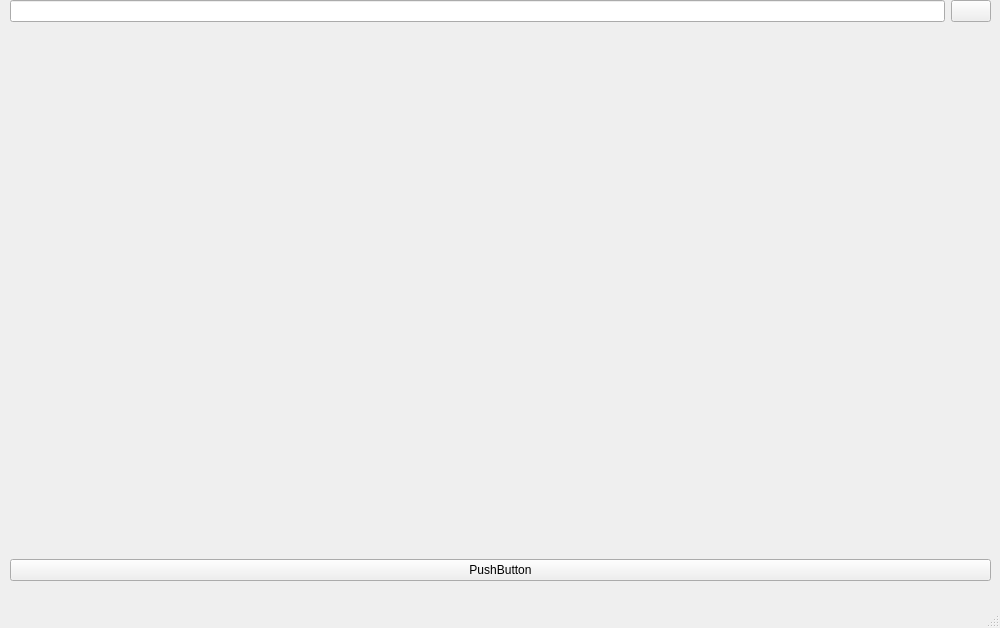
<?xml version="1.0" encoding="UTF-8"?>
<ui version="4.0">
 <class>http_JSON</class>
 <widget class="QMainWindow" name="http_JSON">
  <property name="geometry">
   <rect>
    <x>0</x>
    <y>0</y>
    <width>1000</width>
    <height>628</height>
   </rect>
  </property>
  <property name="windowTitle">
   <string>MainWindow</string>
  </property>
  <widget class="QWidget" name="centralwidget">
   <widget class="QWidget" name="verticalLayoutWidget">
    <property name="geometry">
     <rect>
      <x>10</x>
      <y>0</y>
      <width>981</width>
      <height>581</height>
     </rect>
    </property>
    <layout class="QVBoxLayout" name="verticalLayout_2">
     <item>
      <layout class="QGridLayout" name="gridLayout">
       <item row="3" column="3">
        <widget class="QLabel" name="t2HTempLabel">
         <property name="text">
          <string/>
         </property>
         <property name="alignment">
          <set>Qt::AlignCenter</set>
         </property>
        </widget>
       </item>
       <item row="4" column="1">
        <widget class="QLabel" name="todayLTempLabel">
         <property name="text">
          <string/>
         </property>
         <property name="alignment">
          <set>Qt::AlignCenter</set>
         </property>
        </widget>
       </item>
       <item row="4" column="0">
        <widget class="QLabel" name="t0LTempLabel">
         <property name="text">
          <string/>
         </property>
         <property name="alignment">
          <set>Qt::AlignCenter</set>
         </property>
        </widget>
       </item>
       <item row="1" column="2">
        <widget class="QLabel" name="t1DateLabel">
         <property name="text">
          <string/>
         </property>
         <property name="alignment">
          <set>Qt::AlignCenter</set>
         </property>
        </widget>
       </item>
       <item row="2" column="1">
        <widget class="QLabel" name="todayTypeLabel">
         <property name="text">
          <string/>
         </property>
         <property name="alignment">
          <set>Qt::AlignCenter</set>
         </property>
        </widget>
       </item>
       <item row="5" column="1">
        <widget class="QLabel" name="todayWindDLabel">
         <property name="text">
          <string/>
         </property>
         <property name="alignment">
          <set>Qt::AlignCenter</set>
         </property>
        </widget>
       </item>
       <item row="6" column="0">
        <widget class="QLabel" name="t0WindSLabel">
         <property name="text">
          <string/>
         </property>
         <property name="alignment">
          <set>Qt::AlignCenter</set>
         </property>
        </widget>
       </item>
       <item row="5" column="3">
        <widget class="QLabel" name="t2WindDLabel">
         <property name="text">
          <string/>
         </property>
         <property name="alignment">
          <set>Qt::AlignCenter</set>
         </property>
        </widget>
       </item>
       <item row="1" column="1">
        <widget class="QLabel" name="todayDateLabel">
         <property name="text">
          <string/>
         </property>
         <property name="alignment">
          <set>Qt::AlignCenter</set>
         </property>
        </widget>
       </item>
       <item row="1" column="4">
        <widget class="QLabel" name="t3DateLabel">
         <property name="text">
          <string/>
         </property>
         <property name="alignment">
          <set>Qt::AlignCenter</set>
         </property>
        </widget>
       </item>
       <item row="2" column="3">
        <widget class="QLabel" name="t2TypeLabel">
         <property name="text">
          <string/>
         </property>
         <property name="alignment">
          <set>Qt::AlignCenter</set>
         </property>
        </widget>
       </item>
       <item row="2" column="0">
        <widget class="QLabel" name="t0TypeLabel">
         <property name="text">
          <string/>
         </property>
         <property name="alignment">
          <set>Qt::AlignCenter</set>
         </property>
        </widget>
       </item>
       <item row="3" column="1">
        <widget class="QLabel" name="todayHTempLabel">
         <property name="text">
          <string/>
         </property>
         <property name="alignment">
          <set>Qt::AlignCenter</set>
         </property>
        </widget>
       </item>
       <item row="3" column="4">
        <widget class="QLabel" name="t3HTempLabel">
         <property name="text">
          <string/>
         </property>
         <property name="alignment">
          <set>Qt::AlignCenter</set>
         </property>
        </widget>
       </item>
       <item row="5" column="4">
        <widget class="QLabel" name="t3WindDLabel">
         <property name="text">
          <string/>
         </property>
         <property name="alignment">
          <set>Qt::AlignCenter</set>
         </property>
        </widget>
       </item>
       <item row="6" column="4">
        <widget class="QLabel" name="t3WindSLabel">
         <property name="text">
          <string/>
         </property>
         <property name="alignment">
          <set>Qt::AlignCenter</set>
         </property>
        </widget>
       </item>
       <item row="4" column="2">
        <widget class="QLabel" name="t1LTempLabel">
         <property name="text">
          <string/>
         </property>
         <property name="alignment">
          <set>Qt::AlignCenter</set>
         </property>
        </widget>
       </item>
       <item row="3" column="2">
        <widget class="QLabel" name="t1HTempLabel">
         <property name="text">
          <string/>
         </property>
         <property name="alignment">
          <set>Qt::AlignCenter</set>
         </property>
        </widget>
       </item>
       <item row="4" column="5">
        <widget class="QLabel" name="t4LTempLabel">
         <property name="text">
          <string/>
         </property>
         <property name="alignment">
          <set>Qt::AlignCenter</set>
         </property>
        </widget>
       </item>
       <item row="0" column="0" colspan="6">
        <layout class="QHBoxLayout" name="horizontalLayout">
         <item>
          <widget class="QLineEdit" name="cityLineEdit">
           <property name="alignment">
            <set>Qt::AlignCenter</set>
           </property>
          </widget>
         </item>
         <item>
          <widget class="QPushButton" name="selectPushButton">
           <property name="text">
            <string/>
           </property>
          </widget>
         </item>
        </layout>
       </item>
       <item row="5" column="5">
        <widget class="QLabel" name="t4WindDLabel">
         <property name="text">
          <string/>
         </property>
         <property name="alignment">
          <set>Qt::AlignCenter</set>
         </property>
        </widget>
       </item>
       <item row="4" column="3">
        <widget class="QLabel" name="t2LTempLabel">
         <property name="text">
          <string/>
         </property>
         <property name="alignment">
          <set>Qt::AlignCenter</set>
         </property>
        </widget>
       </item>
       <item row="3" column="5">
        <widget class="QLabel" name="t4HTempLabel">
         <property name="text">
          <string/>
         </property>
         <property name="alignment">
          <set>Qt::AlignCenter</set>
         </property>
        </widget>
       </item>
       <item row="1" column="5">
        <widget class="QLabel" name="t4DateLabel">
         <property name="text">
          <string/>
         </property>
         <property name="alignment">
          <set>Qt::AlignCenter</set>
         </property>
        </widget>
       </item>
       <item row="6" column="3">
        <widget class="QLabel" name="t2WindSLabel">
         <property name="text">
          <string/>
         </property>
         <property name="alignment">
          <set>Qt::AlignCenter</set>
         </property>
        </widget>
       </item>
       <item row="3" column="0">
        <widget class="QLabel" name="t0HTempLabel">
         <property name="text">
          <string/>
         </property>
         <property name="alignment">
          <set>Qt::AlignCenter</set>
         </property>
        </widget>
       </item>
       <item row="1" column="3">
        <widget class="QLabel" name="t2DateLabel">
         <property name="text">
          <string/>
         </property>
         <property name="alignment">
          <set>Qt::AlignCenter</set>
         </property>
        </widget>
       </item>
       <item row="2" column="5">
        <widget class="QLabel" name="t4TypeLabel">
         <property name="text">
          <string/>
         </property>
         <property name="alignment">
          <set>Qt::AlignCenter</set>
         </property>
        </widget>
       </item>
       <item row="2" column="4">
        <widget class="QLabel" name="t3TypeLabel">
         <property name="text">
          <string/>
         </property>
         <property name="alignment">
          <set>Qt::AlignCenter</set>
         </property>
        </widget>
       </item>
       <item row="6" column="2">
        <widget class="QLabel" name="t1WindSLabel">
         <property name="text">
          <string/>
         </property>
         <property name="alignment">
          <set>Qt::AlignCenter</set>
         </property>
        </widget>
       </item>
       <item row="5" column="0">
        <widget class="QLabel" name="t0WindDLabel">
         <property name="text">
          <string/>
         </property>
         <property name="alignment">
          <set>Qt::AlignCenter</set>
         </property>
        </widget>
       </item>
       <item row="5" column="2">
        <widget class="QLabel" name="t1WindDLabel">
         <property name="text">
          <string/>
         </property>
         <property name="alignment">
          <set>Qt::AlignCenter</set>
         </property>
        </widget>
       </item>
       <item row="4" column="4">
        <widget class="QLabel" name="t3LTempLabel">
         <property name="text">
          <string/>
         </property>
         <property name="alignment">
          <set>Qt::AlignCenter</set>
         </property>
        </widget>
       </item>
       <item row="2" column="2">
        <widget class="QLabel" name="t1TypeLabel">
         <property name="text">
          <string/>
         </property>
         <property name="alignment">
          <set>Qt::AlignCenter</set>
         </property>
        </widget>
       </item>
       <item row="6" column="5">
        <widget class="QLabel" name="t4WindSLabel">
         <property name="text">
          <string/>
         </property>
         <property name="alignment">
          <set>Qt::AlignCenter</set>
         </property>
        </widget>
       </item>
       <item row="6" column="1">
        <widget class="QLabel" name="todayWindSLabel">
         <property name="text">
          <string/>
         </property>
         <property name="alignment">
          <set>Qt::AlignCenter</set>
         </property>
        </widget>
       </item>
       <item row="1" column="0">
        <widget class="QLabel" name="t0DateLabel">
         <property name="text">
          <string/>
         </property>
         <property name="alignment">
          <set>Qt::AlignCenter</set>
         </property>
        </widget>
       </item>
      </layout>
     </item>
     <item>
      <widget class="QPushButton" name="backPushButton">
       <property name="text">
        <string>PushButton</string>
       </property>
      </widget>
     </item>
    </layout>
   </widget>
  </widget>
  <widget class="QMenuBar" name="menubar">
   <property name="geometry">
    <rect>
     <x>0</x>
     <y>0</y>
     <width>1000</width>
     <height>23</height>
    </rect>
   </property>
  </widget>
  <widget class="QStatusBar" name="statusbar"/>
 </widget>
 <resources/>
 <connections/>
</ui>
